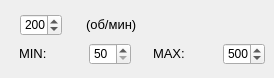
    <widget class="QWidget" name="tab_3">
     <attribute name="title">
      <string>Скорость перемешивания</string>
     </attribute>
     <widget class="QSpinBox" name="spinBox_19">
      <property name="geometry">
       <rect>
        <x>223</x>
        <y>43</y>
        <width>42</width>
        <height>22</height>
       </rect>
      </property>
      <property name="maximum">
       <number>1000</number>
      </property>
      <property name="singleStep">
       <number>1</number>
      </property>
      <property name="value">
       <number>500</number>
      </property>
     </widget>
     <widget class="QLabel" name="label_77">
      <property name="geometry">
       <rect>
        <x>86</x>
        <y>9</y>
        <width>61</width>
        <height>31</height>
       </rect>
      </property>
      <property name="font">
       <font>
        <pointsize>10</pointsize>
       </font>
      </property>
      <property name="text">
       <string>(об/мин)</string>
      </property>
     </widget>
     <widget class="QLabel" name="label_53">
      <property name="geometry">
       <rect>
        <x>19</x>
        <y>38</y>
        <width>61</width>
        <height>31</height>
       </rect>
      </property>
      <property name="font">
       <font>
        <pointsize>10</pointsize>
       </font>
      </property>
      <property name="text">
       <string>MIN:</string>
      </property>
     </widget>
     <widget class="QSpinBox" name="spinBox_20">
      <property name="geometry">
       <rect>
        <x>89</x>
        <y>43</y>
        <width>42</width>
        <height>22</height>
       </rect>
      </property>
      <property name="minimum">
       <number>50</number>
      </property>
      <property name="maximum">
       <number>1000</number>
      </property>
      <property name="singleStep">
       <number>1</number>
      </property>
      <property name="value">
       <number>50</number>
      </property>
     </widget>
     <widget class="QLabel" name="label_54">
      <property name="geometry">
       <rect>
        <x>153</x>
        <y>38</y>
        <width>61</width>
        <height>31</height>
       </rect>
      </property>
      <property name="font">
       <font>
        <pointsize>10</pointsize>
       </font>
      </property>
      <property name="text">
       <string>MAX:</string>
      </property>
     </widget>
     <widget class="QSpinBox" name="spinBox_21">
      <property name="geometry">
       <rect>
        <x>20</x>
        <y>14</y>
        <width>42</width>
        <height>22</height>
       </rect>
      </property>
      <property name="maximum">
       <number>1000</number>
      </property>
      <property name="singleStep">
       <number>1</number>
      </property>
      <property name="value">
       <number>200</number>
      </property>
     </widget>
    </widget>
